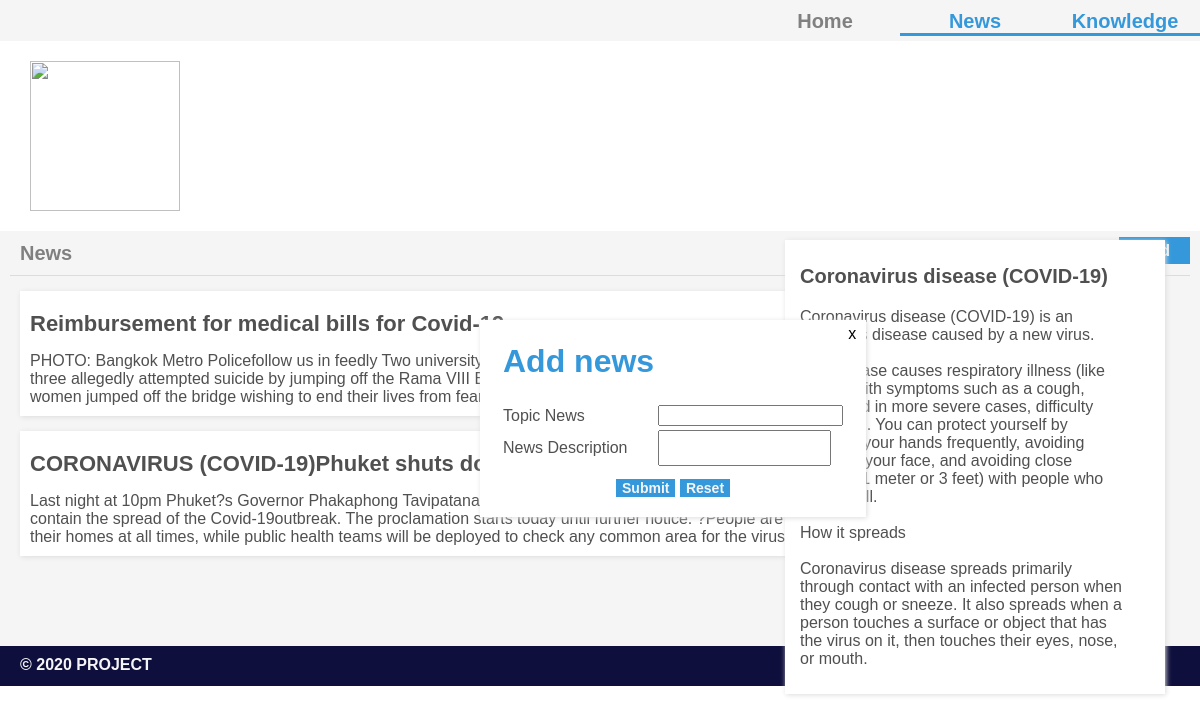
/add-news-form.php, run on the app's committed database.
### tables this page shows
CREATE TABLE `news` (
  `news_id` int(11) NOT NULL,
  `news_title` varchar(200) NOT NULL,
  `news_message` text NOT NULL,
  `date_update` timestamp NOT NULL DEFAULT current_timestamp()
);

### add-news-form.php (the view, shortened to what this page needs)
<html>
    <head>
        <link rel="stylesheet" type="text/css" href="main.css">
    </head>
    <body>
        <?php
    require_once "config.php";
    $userQuery = "SELECT * FROM news";
    $result = mysqli_query($connect,$userQuery);
    if(mysqli_num_rows($result) == 0){
        echo "No records were found with query $user_query";
    }
    else{
?>
<html>
    <head>
        <link rel="stylesheet" type="text/css" href="main.css">
        <link rel="stylesheet" href="https://use.fontawesome.com/releases/v5.7.1/css/all.css">
    </head>
    <body>
        <div class="header">
            <div class="navigator">
                <div class="nav">
                    <ul>
                        <li><a href="knowledge-login.htmls" style="color: #3498DB; border-bottom: 3px solid #3498DB;">Knowledge</a></li>
                        <li><a href="news-login.php" style="color: #3498DB; border-bottom: 3px solid #3498DB;">News</a></li>
                        <li><a href="home-login.php">Home</a></li>
                    </ul>
                </div>
            </div>
            <div class="head-logo">
                <div class="head-logo">
                    <div class="logo">
                        <a href="home-login.php"><img src="images/header-logo.png" height="150"></a>
                    </div>
                </div>
            </div>
        </div>
        <div class="home-news">
            <div class="heading-news3">
                News
                <a href="add_news_form.php">
                    <div class="add">
                    </div>
                </a>
            </div>
            <div class="display-news">
                <?php while($row = mysqli_fetch_assoc($result)){?>
                    <?php echo '<div class="news-box-flex">';?>
                    <?php echo '<div class="news-box">';?>
                        <?php echo '<div class="head-title">'
                            .$row['news_title'].
                        '</div>';?>
                        <?php echo '<div class="news-description">'
                            .$row['news_message'].
                        '</div>';?>
                    <?php echo '</div>';?>
                    <?php echo '</div>';?>
                <?php
                }
                ?>
            </div>
        </div>
        <div class="info-2">
            <p class="heading">Coronavirus disease (COVID-19)</p>
            <div class="description-info">
                <p>
                    Coronavirus disease (COVID-19) is an infectious disease caused by a new virus.
                    <br>
                    <br>
                    The disease causes respiratory illness (like the flu) with symptoms such as a cough, fever, and in more severe cases, difficulty breathing. You can protect yourself by washing your hands frequently, avoiding touching your face, and avoiding close contact (1 meter or 3 feet) with people who are unwell.
                    <br>
                    <br>
                    How it spreads
                    <br>
                    <br>
                    Coronavirus disease spreads primarily through contact with an infected person when they cough or sneeze. It also spreads when a person touches a surface or object that has the virus on it, then touches their eyes, nose, or mouth.
                </p>
            </div>
        </div>
        <div class="footer">
            <div class="upper-footer">
                <div class="upper-footer">
                </div>
            </div>
            <div class="lower-footer">
                &copy; 2020 PROJECT
                <div class="login">
                    <a href="home.php">Logout</a>
                </div>
            </div>
        </div>
        <form action="add-news.php" method="post" class="add-form">
            <a href="news.php"> <div class="close">
                <td>x</td>
            </div></a>
            <table>
                <tr>
                    <td class="header-add-news"><h1>Add news</h1></td>
                </tr>
                <tr>
                    <td>Topic News</td>
                    <td><input type="text" name="news_title" id="news_title"></td>
                </tr>
                <tr>
                    <td>News Description</td>
                    <td><textarea name="news_message" id="news_message" style="width: 173px;"></textarea></td>
                </tr>
            </table>
            <div class="button">
                <input class="submit" type="submit" value="Submit" >
                <input class="reset" type="reset" value="Reset" >
            </div>
        </form>
    </body>
</html>
<?php
    }
?>

### main.css (style rules this page uses)
body { font-family: Arial, Helvetica, sans-serif; font-size: 16px; color: #505050; text-align: center; padding: 0; margin: 0; }
a { text-decoration: none; color: #3498DB; }
.navigator { height: 40px; border-bottom: 1px solid whitesmoke; background-color: #F5F5F5; }
.nav ul li { font-weight: bold; display: inline; }
.nav ul li a { width: 150px; float: right; padding-top: 10px; font-size: 20px; color: gray; }
.header { border-bottom: 1px solid #F5F5F5; }
.head-logo { display: block; padding: 10px 0 10px 0; width: auto; }
.logo { text-align: left; padding-left: 30px; }
.heading { font-size: 20px; font-weight: bold; }
.info-2 { top: 30%; right: 35px; text-align: left; position: fixed; width: 350px; height: auto; padding: 5px 15px 5px 15px; box-shadow: 1px 1px 5px #DCDCDC; background-color: white; }
.upper-footer { display: block; width: 100%; height: 10%; background-color: whitesmoke; }
.lower-footer { padding: 10px 0 0 20px; text-align: left; display: flex; justify-content: space-between; height: 30px; width: auto; background-color: #0f0f3d; color: whitesmoke; font-weight: bold; }
.description-info { padding: 0 25px 5px 0; text-align: left; }
.home-news { display: block; background-color: #F5F5F5; padding: 10px; }
.heading-news3 { display: flex; text-align: left; padding-left: 10px; padding-bottom: 10px; font-weight: bold; font-size: 20px; font-weight: bold; color: grey; border-bottom: 1px solid #DCDCDC; justify-content: space-between; }
.login a { text-decoration: none; text-align: right; padding-right: 75px; color: whitesmoke; }
.upper-footer { display: block; }
.news-box { margin: 15px 0 0 10px; padding: 20px 10px 0 10px; width: 75%; box-shadow: 1px 1px 5px #DCDCDC; background-color: white; }
.head-title { font-weight: bold; text-align: left; padding-bottom: 5px; font-size: 22px; }
.news-description { text-align: left; margin-top: 10px; padding-bottom: 10px; }
.add { font-size: 16px; display: inline; padding: 5px 20px 5px 20px; background-color: #3498DB; color: whitesmoke; }
.news-box-flex { display: flex; }
.add-form { position: fixed; top: 40%; left: 40%; box-shadow: 1px 1px 5px #DCDCDC; padding: 20px 20px 20px 20px; background-color: white; }
.button { padding-top: 10px; }
.button .submit,.reset { font-weight: bold; font-size: 14px; color: whitesmoke; background-color: #3498DB; border: none; }
.close { padding: 5px 10px 5px 10px; top: 0; right: 0; position: absolute; color: black; }
.header-add-news { color: #3498DB; }
textarea { resize: none; overflow-y: scroll; }

### data on the page
news: news_title "Reimbursement for medical bills for Covid-19", news_message "PHOTO: Bangkok Metro Policefollow us in feedly Two university students have died and a third has been rescued after the three allegedly attempted suicide by jumping off the Rama VIII Bridge in Bangkok over the weekend. The three young women jumped off the bridge wishing to end their lives from fears of Covid-19."
news: news_title "CORONAVIRUS (COVID-19)Phuket shuts down two more s", news_message "Last night at 10pm Phuket?s Governor Phakaphong Tavipatana, announced the ?lock down? of Rawai and Karon districts to contain the spread of the Covid-19outbreak. The proclamation starts today until further notice. ?People are asked to say in their homes at all times, while public health teams will be deployed to check any common area for the virus.?"
